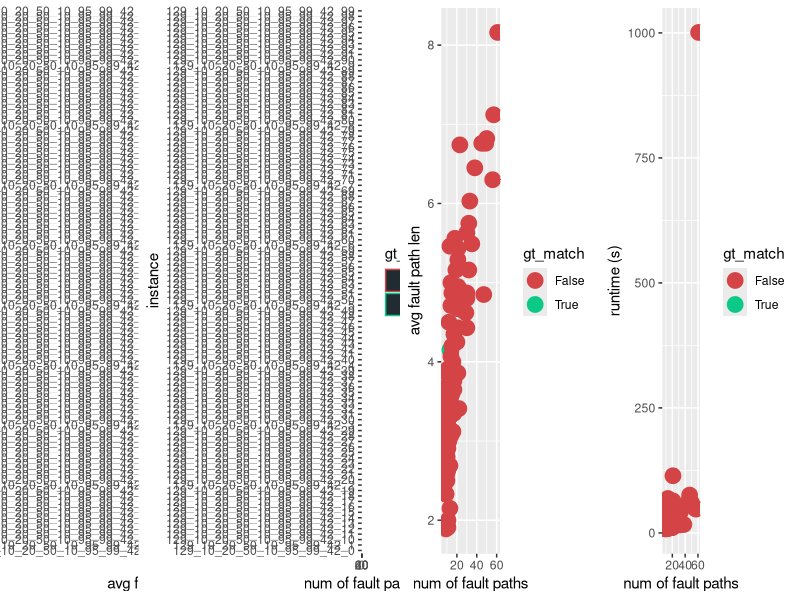
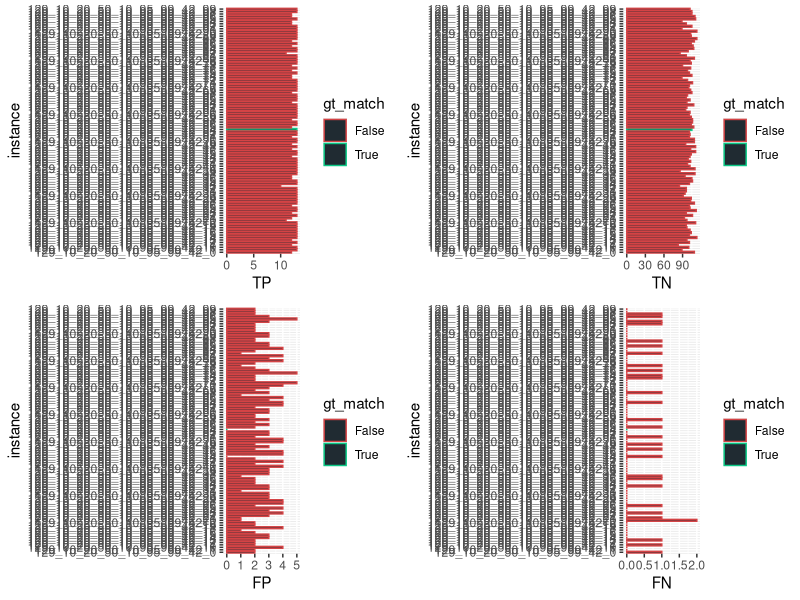
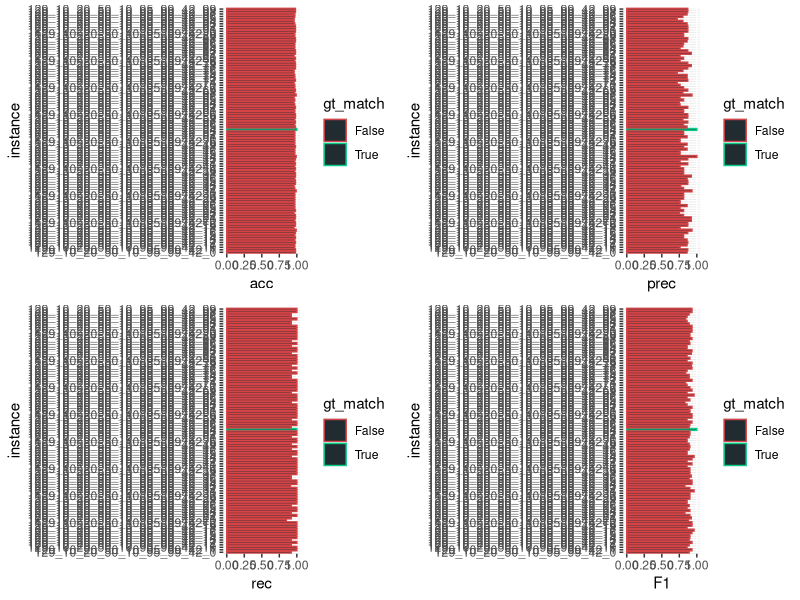
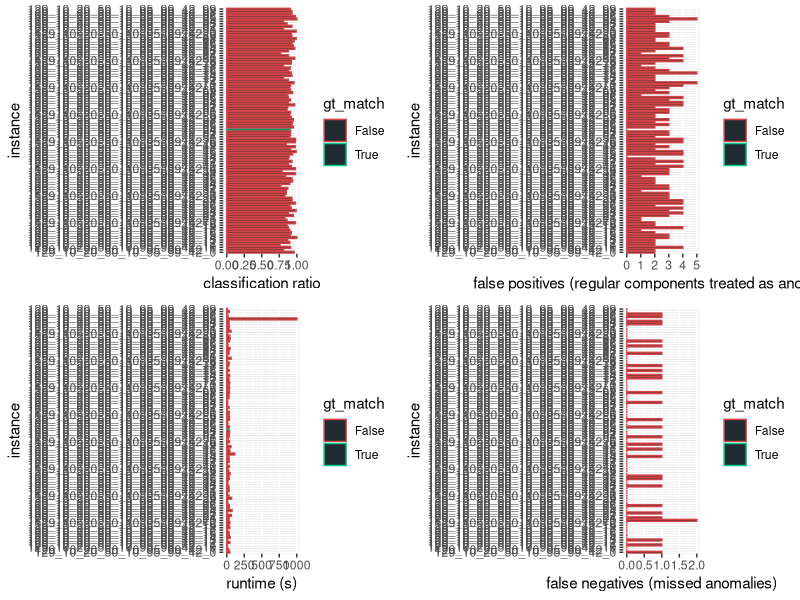
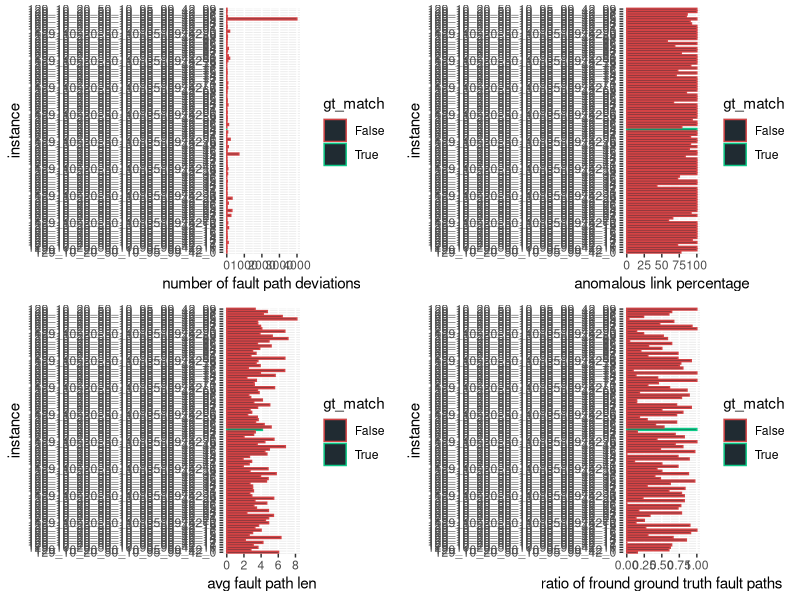

Write the R code that produced these figures, in order.
library(ggplot2)
library(gridExtra)

BAR_COLOR <- c(rgb(32, 43, 50, maxColorValue = 255))
COLOR_VALS <- scale_color_manual(values = c("#d44345", "#0bc986", "#ffb641", "#33364d"))
BAR_DEF <- geom_bar(stat = "identity", fill = BAR_COLOR, width = 0.75)

gen_plot <- function(plot_points_pre, y_name, x_name, filename) {
    final_plot <- plot_points_pre + BAR_DEF + coord_flip() + xlab(x_name) + ylab(y_name) + COLOR_VALS
    ggsave(final_plot, file = filename, width = 6, height = 12)
}

gen_multi_plot_four <- function(
        pp1, pp2, pp3, pp4, y, x1, x2, x3, x4, filename
    ) {
    fpp1 <- pp1 + BAR_DEF + coord_flip() + xlab(y) + ylab(x1) + COLOR_VALS
    fpp2 <- pp2 + BAR_DEF + coord_flip() + xlab(y) + ylab(x2) + COLOR_VALS
    fpp3 <- pp3 + BAR_DEF + coord_flip() + xlab(y) + ylab(x3) + COLOR_VALS
    fpp4 <- pp4 + BAR_DEF + coord_flip() + xlab(y) + ylab(x4) + COLOR_VALS
    combined_plot <- grid.arrange(fpp1, fpp2, fpp3, fpp4, ncol = 2)
    ggsave(combined_plot, file = filename, width = 12, height = 20)
}

gen_fault_path_multi_plot <- function(
        pp1, pp2, pp3, pp4, y1, y2, y3, x1, x2, x3, x4, filename
    ) {
    fpp1 <- pp1 + BAR_DEF + coord_flip() + xlab(y1) + ylab(x1) + COLOR_VALS
    fpp2 <- pp2 + BAR_DEF + coord_flip() + xlab(y1) + ylab(x2) + COLOR_VALS
    fpp3 <- pp3 + geom_point(size=5) + xlab(x3) + ylab(y2) + COLOR_VALS
    fpp4 <- pp4 + geom_point(size=5) + xlab(x4) + ylab(y3) + COLOR_VALS
    combined_plot <- grid.arrange(fpp1, fpp2, fpp3, fpp4, ncol = 4)
    ggsave(combined_plot, file = filename, width = 28, height = 14)
}

input <- read.csv(file = "res.csv", header = TRUE, sep = ",", check.name = FALSE)

# fault path plots

p1 <- ggplot(
    data = input, aes_string(
        x = "instance", y = "avg_fp_len", color = "gt_match", group = "gt_match"
    )
)

p2 <- ggplot(
    data = input, aes_string(
        x = "instance", y = "`#fault_paths`", color = "gt_match", group = "gt_match"
    )
)

p3 <- ggplot(
    data = input, aes_string(
        x = "`#fault_paths`", y = "avg_fp_len", color = "gt_match", group = "gt_match",
        ymin = min("avg_fp_len"), ymax=max("avg_fp_len")
    )
)

p4 <- ggplot(
    data = input, aes_string(
        x = "`#fault_paths`", y = "`runtime (s)`", color = "gt_match", group = "gt_match",
        ymin = min("`runtime (s)`"), ymax=max("`runtime (s)`")
    )
)

gen_fault_path_multi_plot(
    p1, p2, p3, p4, "instance", "avg fault path len", "runtime (s)", "avg fault path len", "num of fault paths",
    "num of fault paths", "num of fault paths", "fault_paths.png"
)

# confusion matrix plots

p1 <- ggplot(
    data = input, aes_string(
        x = "instance", y = "TP", color = "gt_match", group = "gt_match"
    )
)

p2 <- ggplot(
    data = input, aes_string(
        x = "instance", y = "TN", color = "gt_match", group = "gt_match"
    )
)

p3 <- ggplot(
    data = input, aes_string(
        x = "instance", y = "FP", color = "gt_match", group = "gt_match"
    )
)

p4 <- ggplot(
    data = input, aes_string(
        x = "instance", y = "FN", color = "gt_match", group = "gt_match"
    )
)

gen_multi_plot_four(
    p1, p2, p3, p4,
    "instance",
    "TP", "TN", "FP", "FN",
    "confusion_matrix.png"
)

# classic metrics

p1 <- ggplot(
    data = input, aes_string(
        x = "instance", y = "acc", color = "gt_match", group = "gt_match"
    )
)

p2 <- ggplot(
    data = input, aes_string(
        x = "instance", y = "prec", color = "gt_match", group = "gt_match"
    )
)

p3 <- ggplot(
    data = input, aes_string(
        x = "instance", y = "rec", color = "gt_match", group = "gt_match"
    )
)

p4 <- ggplot(
    data = input, aes_string(
        x = "instance", y = "F1", color = "gt_match", group = "gt_match"
    )
)

gen_multi_plot_four(
    p1, p2, p3, p4,
    "instance",
    "acc", "prec", "rec", "F1",
    "metrics.png"
)

# runtime, classification ratio and FP / FN

p1 <- ggplot(
    data = input, aes_string(
        x = "instance", y = "classification_ratio", color = "gt_match", group = "gt_match"
    )
)

p2 <- ggplot(
    data = input, aes_string(
        x = "instance", y = "FP", color = "gt_match", group = "gt_match"
    )
)

p3 <- ggplot(
    data = input, aes_string(
        x = "instance", y = "`runtime (s)`", color = "gt_match", group = "gt_match"
    )
)

p4 <- ggplot(
    data = input, aes_string(
        x = "instance", y = "FN", color = "gt_match", group = "gt_match"
    )
)

gen_multi_plot_four(
    p1, p2, p3, p4,
    "instance",
    "classification ratio",
    "false positives (regular components treated as anomalies)",
    "runtime (s)",
    "false negatives (missed anomalies)",
    "class_ratio.png"
)

# fault path dev

p1 <- ggplot(
    data = input, aes_string(
        x = "instance", y = "`#fp_dev`", color = "gt_match", group = "gt_match"
    )
)

p2 <- ggplot(
    data = input, aes_string(
        x = "instance", y = "ano_link_perc", color = "gt_match", group = "gt_match"
    )
)

p3 <- ggplot(
    data = input, aes_string(
        x = "instance", y = "avg_fp_len", color = "gt_match", group = "gt_match"
    )
)

p4 <- ggplot(
    data = input, aes_string(
        x = "instance", y = "ratio_of_found_gtfp", color = "gt_match", group = "gt_match"
    )
)

gen_multi_plot_four(
    p1, p2, p3, p4,
    "instance",
    "number of fault path deviations",
    "anomalous link percentage",
    "avg fault path len",
    "ratio of fround ground truth fault paths",
    "fp_dev.png"
)
